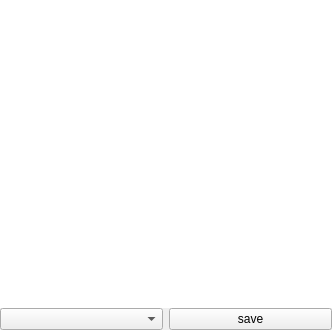
<?xml version="1.0" encoding="UTF-8"?>
<ui version="4.0">
 <class>imsSpectrumControls</class>
 <widget class="QWidget" name="imsSpectrumControls">
  <property name="enabled">
   <bool>true</bool>
  </property>
  <property name="geometry">
   <rect>
    <x>0</x>
    <y>0</y>
    <width>332</width>
    <height>330</height>
   </rect>
  </property>
  <property name="sizePolicy">
   <sizepolicy hsizetype="Preferred" vsizetype="MinimumExpanding">
    <horstretch>0</horstretch>
    <verstretch>0</verstretch>
   </sizepolicy>
  </property>
  <property name="minimumSize">
   <size>
    <width>0</width>
    <height>0</height>
   </size>
  </property>
  <property name="windowTitle">
   <string>QmitkTemplate</string>
  </property>
  <property name="styleSheet">
   <string notr="true">ChartView
{
    x: -10
    y: -10

    width: parent.width + 20
    height: parent.height + 20
}</string>
  </property>
  <layout class="QVBoxLayout" name="verticalLayout">
   <property name="spacing">
    <number>0</number>
   </property>
   <property name="leftMargin">
    <number>0</number>
   </property>
   <property name="topMargin">
    <number>0</number>
   </property>
   <property name="rightMargin">
    <number>0</number>
   </property>
   <property name="bottomMargin">
    <number>0</number>
   </property>
   <item>
    <widget class="m2::ChartView" name="chartView">
     <property name="styleSheet">
      <string notr="true"/>
     </property>
     <property name="frameShape">
      <enum>QFrame::NoFrame</enum>
     </property>
     <property name="frameShadow">
      <enum>QFrame::Plain</enum>
     </property>
     <property name="sceneRect">
      <rectf>
       <x>0.000000000000000</x>
       <y>0.000000000000000</y>
       <width>0.000000000000000</width>
       <height>0.000000000000000</height>
      </rectf>
     </property>
     <property name="renderHints">
      <set>QPainter::Antialiasing|QPainter::HighQualityAntialiasing|QPainter::NonCosmeticDefaultPen|QPainter::TextAntialiasing</set>
     </property>
     <property name="dragMode">
      <enum>QGraphicsView::NoDrag</enum>
     </property>
    </widget>
   </item>
   <item>
    <layout class="QHBoxLayout" name="horizontalLayout">
     <item>
      <widget class="QComboBox" name="comboBox"/>
     </item>
     <item>
      <widget class="QPushButton" name="saveButton">
       <property name="text">
        <string>save</string>
       </property>
      </widget>
     </item>
    </layout>
   </item>
  </layout>
 </widget>
 <layoutdefault spacing="6" margin="11"/>
 <customwidgets>
  <customwidget>
   <class>m2::ChartView</class>
   <extends>QGraphicsView</extends>
   <header location="global">m2ChartView.h</header>
  </customwidget>
 </customwidgets>
 <resources/>
 <connections/>
</ui>
